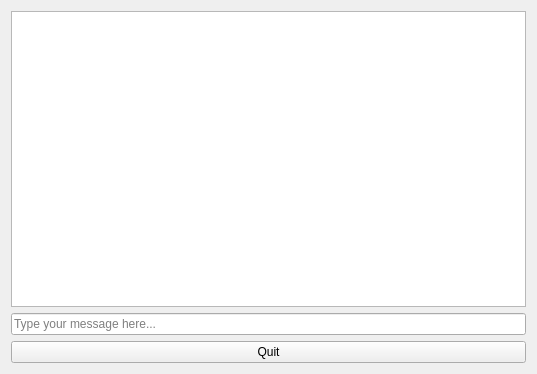
<?xml version="1.0" encoding="UTF-8"?>
<ui version="4.0">
 <class>clientWid3</class>
 <widget class="QWidget" name="clientWid3">
  <property name="geometry">
   <rect>
    <x>0</x>
    <y>0</y>
    <width>537</width>
    <height>374</height>
   </rect>
  </property>
  <property name="windowTitle">
   <string>Form</string>
  </property>
  <layout class="QGridLayout" name="gridLayout">
   <item row="0" column="0">
    <widget class="QTextEdit" name="messagesBox"/>
   </item>
   <item row="1" column="0">
    <widget class="QLineEdit" name="messageLine">
     <property name="text">
      <string/>
     </property>
     <property name="placeholderText">
      <string>Type your message here...</string>
     </property>
    </widget>
   </item>
   <item row="2" column="0">
    <widget class="QPushButton" name="quitButton">
     <property name="text">
      <string>Quit</string>
     </property>
    </widget>
   </item>
  </layout>
 </widget>
 <resources/>
 <connections/>
</ui>
